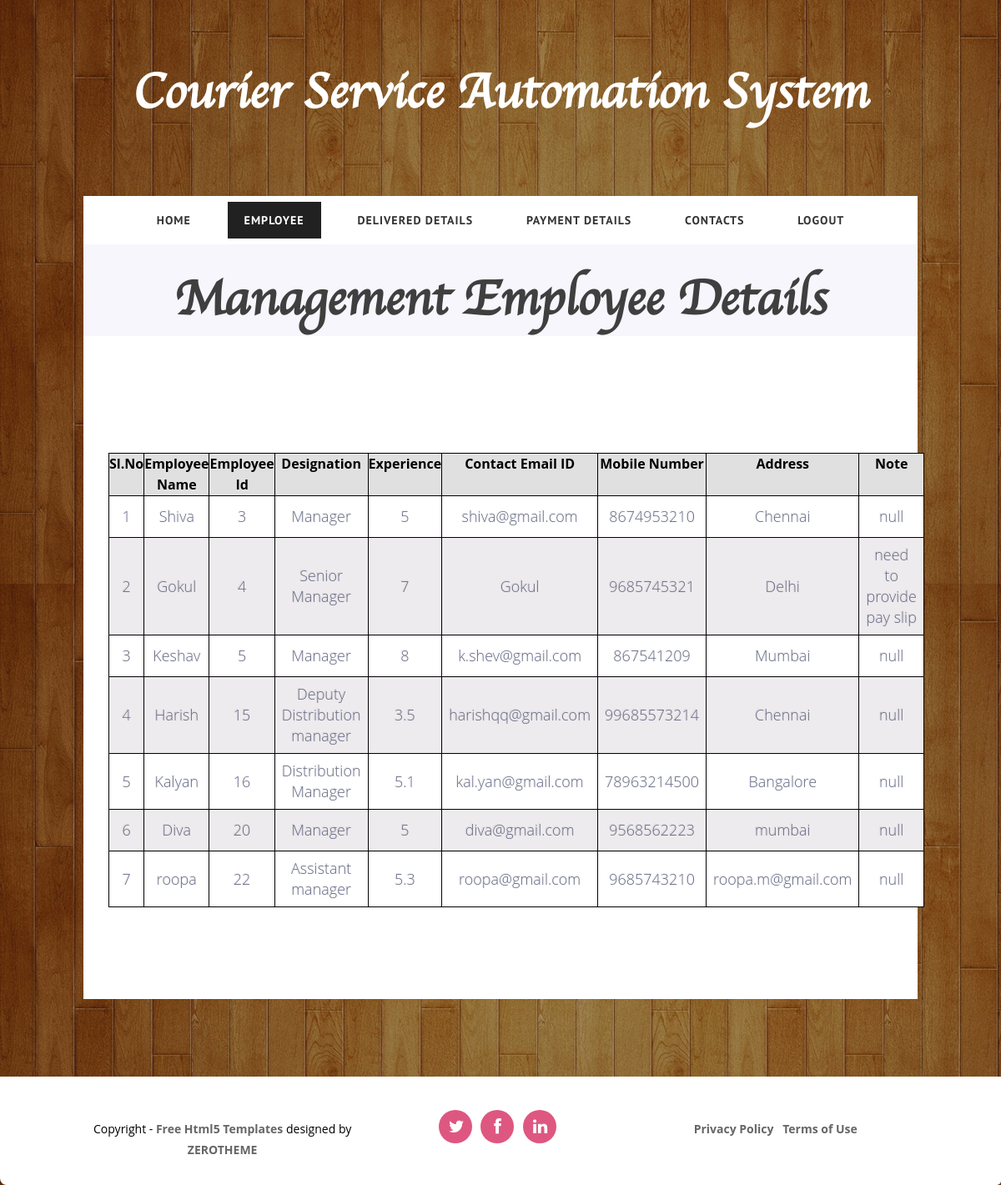
Page /PHP/CourierServiceAutomationSystem/viewManagementEmployee.php (signed in) on the committed database.
### tables this page shows
CREATE TABLE IF NOT EXISTS `employee` (
  `employee_table_id` int(20) NOT NULL AUTO_INCREMENT,
  `employee_id` varchar(20) NOT NULL,
  `employee_name` varchar(100) NOT NULL,
  `employee_designation` varchar(100) NOT NULL,
  `employee_experience` varchar(20) NOT NULL,
  `employee_email_id` varchar(50) NOT NULL,
  `employee_mobile_number` varchar(50) NOT NULL,
  `employee_address` varchar(150) NOT NULL,
  `employee_category` varchar(50) NOT NULL,
  `employee_area` varchar(50) NOT NULL,
  `addrss_allocated` varchar(100) NOT NULL,
  `type_of_service` varchar(50) NOT NULL,
  `item_id` varchar(20) NOT NULL,
  `note` varchar(50) NOT NULL,
  PRIMARY KEY (`employee_table_id`)
);

### PHP/CourierServiceAutomationSystem/viewManagementEmployee.php (the view, shortened to what this page needs)
<!DOCTYPE html>
<html lang="en">
<head>
  	<link rel="stylesheet" href="css/zerogrid.css">
	<link rel="stylesheet" href="css/style.css">
	<link rel="stylesheet" href="css/lightbox.css">
	<link rel="stylesheet" href="mystyle.css">
	<link rel="stylesheet" href="mystyle1.css">
    <link href="font-awesome/css/font-awesome.min.css" rel="stylesheet" type="text/css">
	<link rel="stylesheet" href="css/menu.css">
</head>
<body>
<div class="wrap-body">
	<header class="zerogrid">
		<div class="logo">
			<h1>Courier Service Automation System</h1>
		</div>
		<div id='cssmenu' class="align-center">
			<ul>
			   <li><a href='Home.php'><span>Home</span></a></li>
			   <li class="active"><a href='viewManagementEmployee.php'><span>Employee</span></a>
			   </li>
			   <li><a href='deliveredDetails.php'><span>Delivered Details</span></a></li>
			  <li><a href='paymentDetails.php'><span>Payment Details	</span></a></li>
			   <li><a href='contact.php'><span>Contacts</span></a></li>
			   <li class='last'><a href='logout.php'><span>Logout</span></a></li>
			</ul>
		</div>
	</header>
		<section id="container">
			<div class="wrap-container clearfix">
				<div id="main-content">
					<div class="wrap-content zerogrid ">
						<article class="background-gray">
							<div class="art-header">
								<h1>Management Employee Details</h1>
							</div>
						</article>
						<article class="background-white">
							<div class="art-header">
							</div>
							<div class="art-content">
								<div class="row">
									<div class="col-full">
										<table class="tablestyle">
											<tr>
												<th style="border:1px solid black">Sl.No</th>
												<th style="border:1px solid black">Employee Name</th>
												<th style="border:1px solid black">Employee Id</th>
												<th style="border:1px solid black">Designation</th>
												<th style="border:1px solid black">Experience</th>
												<th style="border:1px solid black">Contact Email ID</th>
												<th style="border:1px solid black">Mobile Number</th>
												<th style="border:1px solid black">Address</th>
												<th style="border:1px solid black">Note</th>
											</tr>
											<?php
											$empcat="management";
										$quer=mysql_query("SELECT * FROM employee WHERE employee_category='".$empcat."'");
										$s=1;
										while($row=mysql_fetch_array($quer))
										{
											?>
											<tr>
												<td style="border:1px solid black"><?= $s;?></td>
												<td style="border:1px solid black"><?= $row['employee_name'];?></td>
												<td style="border:1px solid black"><?= $row['employee_id'];?></td>
												<td style="border:1px solid black"><?= $row['employee_designation'];?></td>
												<td style="border:1px solid black"><?= $row['employee_experience'];?></td>
												<td style="border:1px solid black"><?= $row['employee_email_id'];?></td>
												<td style="border:1px solid black"><?= $row['employee_mobile_number'];?></td>
												<td style="border:1px solid black"><?= $row['employee_address'];?></td>
												<td style="border:1px solid black"><?= $row['note'];?></td>
												<?php
											++$s;
										}
										?>
											</tr>
										</table>
									</div>
								</div>
							</div>
						</article>
					</div>
				</div>
			</div>
		</section>
		<hr class="line">
		<footer>
			<div class="wrap-footer">
				<div class="zerogrid">
					<div class="row">
						<div class="col-1-3">
							<div class="wrap-col">
								<p>Copyright - <a href="http://www.zerotheme.com" target="_blank" rel="nofollow">Free Html5 Templates</a> designed by <a href="http://www.zerotheme.com" target="_blank" rel="nofollow">ZEROTHEME</a></p>
							</div>
						</div>
						<div class="col-1-3">
							<div class="wrap-col">
								<ul class="social-buttons">
									<li><a href="#"><i class="fa fa-twitter"></i></a>
									</li>
									<li><a href="#"><i class="fa fa-facebook"></i></a>
									</li>
									<li><a href="#"><i class="fa fa-linkedin"></i></a>
									</li>
								</ul>
							</div>
						</div>
						<div class="col-1-3">
							<div class="wrap-col">
								<ul class="quick-link">
									<li><a href="#">Privacy Policy</a></li>
									<li><a href="#">Terms of Use</a></li>
								</ul>
							</div>
						</div>
					</div>
				</div>
			</div>
		</footer>
</div>
</body>
</html>

### PHP/CourierServiceAutomationSystem/css/zerogrid.css (style rules this page uses)
.zerogrid { width: 1000px; position: relative; margin: 0 auto; padding: 0px; }
.zerogrid:after { content: "\0020"; display: block; height: 0; clear: both; visibility: hidden; }
.zerogrid .row:before,.row:after { content: '\0020'; display: block; overflow: hidden; visibility: hidden; width: 0; height: 0; }
.zerogrid .row:after { clear: both; }
.zerogrid .row { zoom: 1; }
.zerogrid .wrap-col { margin:10px; }
.zerogrid .col-1-2, .zerogrid .col-1-3, .zerogrid .col-2-3, .zerogrid .col-1-4, .zerogrid .col-2-4, .zerogrid .col-3-4, .zerogrid .col-1-5, .zerogrid .col-2-5, .zerogrid .col-3-5, .zerogrid .col-4-5, .zerogrid .col-1-6, .zerogrid .col-2-6, .zerogrid .col-3-6, .zerogrid .col-4-6, .zerogrid .col-5-6 { float:left; display: inline-block; }
.zerogrid .col-full { width:100%; }
.zerogrid .col-1-3,.zerogrid .col-1-3-fixed { width:33.33%; }

### PHP/CourierServiceAutomationSystem/css/style.css (style rules this page uses)
a,abbr,acronym,address,applet,article,aside,audio,b,blockquote,big,body,center,canvas,caption,cite,code,command,datalist,dd,del,details,dfn,dl,div,dt,em,embed,fieldset,figcaption,figure,font,footer,form,h1,h2,h3,h4,h5,h6,header,hgroup,html,i,iframe,img,ins,kbd,keygen,label,legend,li,meter,nav,object,ol,output,p,pre,progress,q,s,samp,section,small,span,source,strike,strong,sub,sup,table,tbody,tfoot,thead,th,tr,tdvideo,tt,u,ul,var { background:transparent;border:0 none;font-size:100%;margin:0;padding:0;border:0;outline:0;vertical-align:top; }
ol, ul { list-style:none; }
table, table td { padding:0;border:none;border-collapse:collapse; }
article, aside, audio, canvas, command, datalist, details, embed, figcaption, figure, footer, header, hgroup, keygen, meter, nav, output, progress, section, source, video { display:block; }
* { -webkit-box-sizing: border-box; -moz-box-sizing: border-box; box-sizing: border-box; }
html { -webkit-text-size-adjust: none; }
a { color: #c82801;text-decoration: none;font-weight: bold; }
h1, h2 { font-size: 25px;line-height: 30px; }
p { margin: 10px 0; }
.post:after, .post:before, article:after, article:before, section:after, section:before { clear: both; content: '\0020'; display: block; visibility: hidden; width: 0; height: 0; }
.clearfix:after, .clearfix:before { clear: both; content: '\0020'; display: block; visibility: hidden; width: 0; height: 0; }
hr { border: 0;height: 3px;margin: 20px auto; }
html, body { width:100%; padding:0; margin:0; }
body { font: 14px/25px Arial, Helvetica, sans-serif;font-family: 'Open Sans', sans-serif;background: #F6F6F5 url("../images/bg.jpg") repeat 0 0; }
header { text-align: center; }
header .logo { color: #fff;padding: 45px 0 30px; }
.background-white { background:#fff; color: #333; }
.background-gray { background:#F7F6FC; }
#main-content .wrap-content { padding: 0px 0 50px; }
article { background: #ffffff; color: #3F3F3F; padding: 10px;text-align: center; }
article:after, article:before { clear: both; content: '\0020'; display: block; visibility: hidden; width: 0; height: 0; }
article .art-header { padding: 40px 0 20px; }
article .art-content { padding: 20px; }
footer { text-align: center; }
footer .wrap-footer { background-color: #fff;padding: 30px 0 20px;position: relative;border-bottom-right-radius:5px;border-bottom-left-radius:8px; }
footer a { color:#666; }
footer p { margin-top: 20px; }
footer ul li { display: inline-block;margin-right: 7px; }
footer ul.social-buttons li a { padding: 10px 12px;display: block;width: 40px;height: 40px;border-radius: 50%;font-size: 20px;line-height: 40px;color: #ffffff;background-color: #DE5781;transition-duration: 0.3s; }
footer ul.quick-link li { margin-top: 10px; }

### PHP/CourierServiceAutomationSystem/css/lightbox.css (style rules this page uses)
body:after { content: url(../images/close.png) url(../images/loading.gif) url(../images/prev.png) url(../images/next.png); display: none; }

### PHP/CourierServiceAutomationSystem/mystyle1.css (style rules this page uses)
* { margin:0px; spacing:0px; }
h1 { font-family: heading-font; font-size:60px; text-transform:capitalize; }
table { //border:1px solid black; margin-top:50px; margin-bottom:80px; background:#FFF8DC; }
tr { height:50px; text-align:center; }

### rows in the picture
employee: employee_name "Shiva", employee "3", employee_designation "Manager", employee_experience "5", employee_email "shiva@gmail.com", employee_mobile_number "8674953210", employee_address "Chennai", note "null"
employee: employee_name "Gokul", employee "4", employee_designation "Senior Manager", employee_experience "7", employee_email "Gokul", employee_mobile_number "9685745321", employee_address "Delhi", note "need to provide pay slip"
employee: employee_name "Keshav", employee "5", employee_designation "Manager", employee_experience "8", employee_email "k.shev@gmail.com", employee_mobile_number "867541209", employee_address "Mumbai", note "null"
employee: employee_name "Harish", employee "15", employee_designation "Deputy Distribution manager", employee_experience "3.5", employee_email "harishqq@gmail.com", employee_mobile_number "99685573214", employee_address "Chennai", note "null"
employee: employee_name "Kalyan", employee "16", employee_designation "Distribution Manager", employee_experience "5.1", employee_email "kal.yan@gmail.com", employee_mobile_number "78963214500", employee_address "Bangalore", note "null"
employee: employee_name "Diva", employee "20", employee_designation "Manager", employee_experience "5", employee_email "diva@gmail.com", employee_mobile_number "9568562223", employee_address "mumbai", note "null"
employee: employee_name "roopa", employee "22", employee_designation "Assistant manager", employee_experience "5.3", employee_email "roopa@gmail.com", employee_mobile_number "9685743210", employee_address "roopa.m@gmail.com", note "null"
